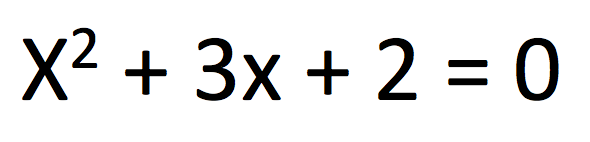
#> input picture Screen Shot 2018-04-26 at 4.04.04 am.png, 590 x 142 px; its folder holds only this picture in this run
$ python Testing.py
#> lines starting #> are read from the running program, lines starting #| are printed output that depends on the picture; after the words box and inside, x2 and y2 are one past the last pixel; in counts of white or black regions, pixels touching at a corner belong together
# import the necessary packages
from PIL import Image
import pytesseract
import argparse
import cv2
import os
import numpy as np
from pprint import pprint

#TODO:create own .trainneddata that can be used with below preprocesing for all types
def preprocess(img):
    img = cv2.GaussianBlur(img,(3,3),0)
    img = cv2.adaptiveThreshold(img,255,cv2.ADAPTIVE_THRESH_MEAN_C,cv2.THRESH_BINARY_INV,55,10)
    img = getCroppedImage(img)
    return img

def getCroppedImage(img):
    #getting cropped image
    coords = np.column_stack(np.where(img > 0))
    rect = cv2.minAreaRect(coords)

    rect = (rect[0][::-1],rect[1],-rect[2]-90)

    angle = rect[2]
    if angle < -45.0:
        angle += 90.0

    rotMatrix = cv2.getRotationMatrix2D(rect[0], angle, 1)
    img = cv2.warpAffine(img, rotMatrix, img.shape[0:2][::-1], flags=cv2.INTER_CUBIC, borderMode=cv2.BORDER_REPLICATE)

    if rect[2] < -45.0:
        w, h = rect[1][::-1]
    else:
        w, h = rect[1]

    img = cv2.getRectSubPix(img, (int(w), int(h)), rect[0])
    return img

#***********************************************************************************************************************

# construct the argument parse and parse the arguments
# ap = argparse.ArgumentParser()
# ap.add_argument("-i", "--image", required=True,
#                 help="path to input image to be OCR'd")
# ap.add_argument("-p", "--preprocess", type=str, default="thresh",
#                 help="type of preprocessing to be done")
# args = vars(ap.parse_args())

# load the example image and convert it to grayscale
filepath = input("Enter filepath: ") #example1.jpg
#> the answer given: Screen Shot 2018-04-26 at 4.04.04 am.png
image = cv2.imread(filepath)
#> image is the input picture: shape (142, 590, 3); mean B, G, R 233.2, 233.2, 233.3
gray = cv2.cvtColor(image, cv2.COLOR_BGR2GRAY)
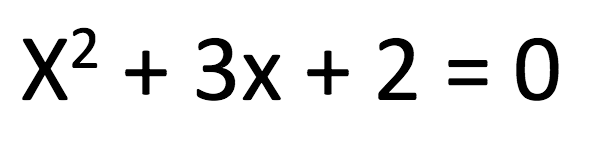
#> gray: shape (142, 590); min 0, max 255, mean 233.2
#gray = cv2.bitwise_not(gray) #TODO: get selective cases for when to apply and not apply this

preprocessedImg = preprocess(gray)
#> in preprocess, `img = cv2.GaussianBlur(img,(3,3),0)`:
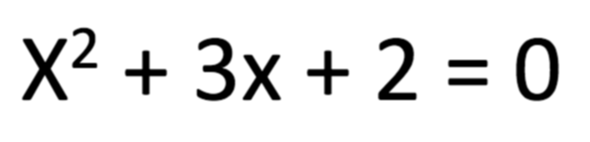
#> img: shape (142, 590); min 0, max 255, mean 233.2
#> in preprocess, `img = cv2.adaptiveThreshold(img,255,cv2.ADAPTIVE_THRESH_MEAN_C,cv2.THR..`:
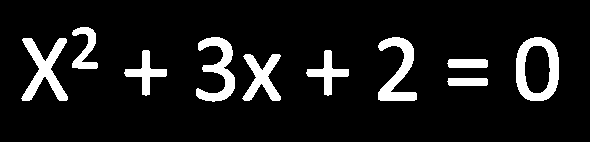
#> img: shape (142, 590); 9.9% white; 10 white regions, largest, box (x1, y1, x2, y2) and area: (516, 37, 559, 101) 1378, (21, 38, 68, 101) 1260, (196, 37, 235, 102) 1156
#> in getCroppedImage, `coords = np.column_stack(np.where(img > 0))`: coords = 8327 pairs, first value 27 to 101, second value 21 to 558
#> in getCroppedImage, `rect = cv2.minAreaRect(coords)`: rect = ((64.73, 289.6), (73.35, 536.9), -0.302)
#> in getCroppedImage, `rect = (rect[0][::-1],rect[1],-rect[2]-90)`: rect = ((289.6, 64.73), (73.35, 536.9), -89.7)
#> in getCroppedImage, `angle = rect[2]`: angle = -89.7
#> in getCroppedImage, `angle += 90.0`: angle = 0.302
#> in getCroppedImage, `rotMatrix = cv2.getRotationMatrix2D(rect[0], angle, 1)`: rotMatrix = [[1, 0.00526, -0.337], [-0.00526, 1, 1.53]]
#> in getCroppedImage, `img = cv2.warpAffine(img, rotMatrix, img.shape[0:2][::-1], flags=cv2.I..`:
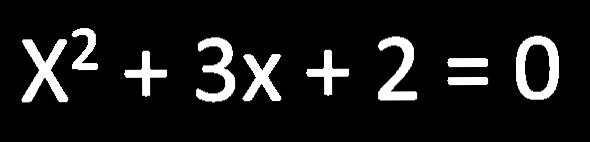
#> img: shape (142, 590); min 0, max 255, mean 25.3
#> in getCroppedImage, `w, h = rect[1][::-1]`: w = 536.9; h = 73.35
#> in getCroppedImage, `img = cv2.getRectSubPix(img, (int(w), int(h)), rect[0])`:
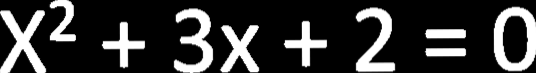
#> img: shape (73, 536); min 0, max 255, mean 54

# write the grayscale image to disk as a temporary file so we can
# apply OCR to it
filename = "{}.png".format(os.getpid())
cv2.imwrite(filename, preprocessedImg)

# load the image as a PIL/Pillow image, apply OCR, and then delete
# the temporary file
#> (the run stopped early here; a loop or call above may not have finished)

$ run again, on Screen Shot 2018-04-26 at 4.25.48 am.png
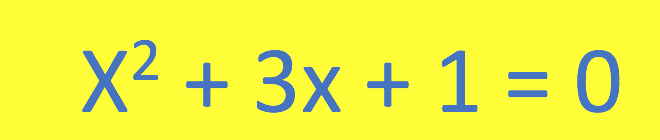
#> input picture Screen Shot 2018-04-26 at 4.25.48 am.png, 660 x 140 px
#> image is the input picture: shape (140, 660, 3); mean B, G, R 66.5, 242.7, 241
#> in preprocess, `img = cv2.adaptiveThreshold(img,255,cv2.ADAPTIVE_THRESH_MEAN_C,cv2.THR..`:
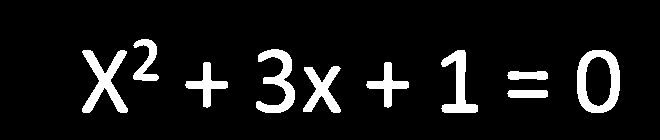
#> img: shape (140, 660); 8.5% white; 10 white regions, largest, box (x1, y1, x2, y2) and area: (577, 50, 620, 113) 1323, (82, 50, 128, 113) 1221, (256, 49, 295, 113) 1104
#> coords = 7882 pairs, first value 39 to 112, second value 82 to 619
#> in getCroppedImage, `rect = cv2.minAreaRect(coords)`: rect = ((75.5, 350.5), (537, 73), -90)
#> in getCroppedImage, `rect = (rect[0][::-1],rect[1],-rect[2]-90)`: rect = ((350.5, 75.5), (537, 73), 0)
#> angle = 0
#> rotMatrix = [[1, 0, 0], [0, 1, 0]]
#> w = 537; h = 73
#> in getCroppedImage, `img = cv2.getRectSubPix(img, (int(w), int(h)), rect[0])`:
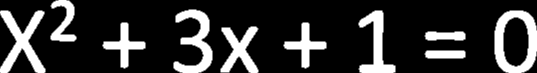
#> img: shape (73, 537); min 0, max 255, mean 50.9

$ run again, on Screen Shot 2018-04-26 at 4.27.15 am.png
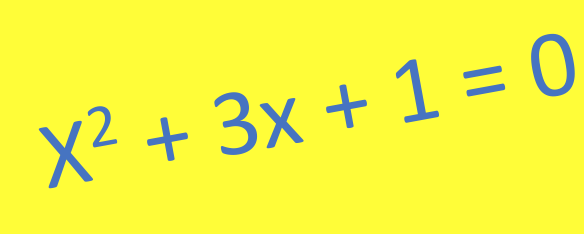
#> input picture Screen Shot 2018-04-26 at 4.27.15 am.png, 584 x 234 px
#> image is the input picture: shape (234, 584, 3); mean B, G, R 62.6, 246.4, 246.1
#> in preprocess, `img = cv2.adaptiveThreshold(img,255,cv2.ADAPTIVE_THRESH_MEAN_C,cv2.THR..`:
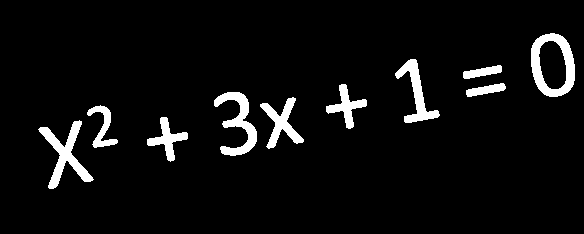
#> img: shape (234, 584); 5.5% white; 10 white regions, largest, box (x1, y1, x2, y2) and area: (531, 33, 575, 97) 1286, (38, 120, 94, 189) 1165, (214, 92, 257, 156) 1070
#> coords = 7559 pairs, first value 33 to 188, second value 38 to 574
#> in getCroppedImage, `rect = cv2.minAreaRect(coords)`: rect = ((104.8, 307.3), (539.6, 73.31), -79.75)
#> in getCroppedImage, `rect = (rect[0][::-1],rect[1],-rect[2]-90)`: rect = ((307.3, 104.8), (539.6, 73.31), -10.25)
#> angle = -10.25
#> rotMatrix = [[0.984, -0.178, 23.55], [0.178, 0.984, -53.01]]
#> w = 539.6; h = 73.31
#> in getCroppedImage, `img = cv2.getRectSubPix(img, (int(w), int(h)), rect[0])`:
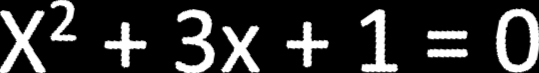
#> img: shape (73, 539); min 0, max 255, mean 48.9

$ run again, on Screen Shot 2018-04-26 at 7.08.53 pm.png
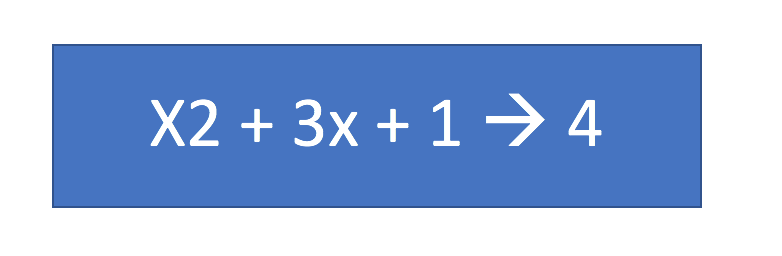
#> input picture Screen Shot 2018-04-26 at 7.08.53 pm.png, 782 x 256 px
#> image is the input picture: shape (256, 782, 3); mean B, G, R 222.6, 183.8, 160.6
#> in preprocess, `img = cv2.adaptiveThreshold(img,255,cv2.ADAPTIVE_THRESH_MEAN_C,cv2.THR..`:
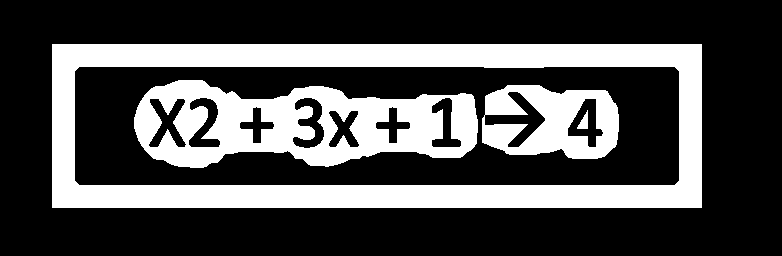
#> img: shape (256, 782); 29.8% white; 4 white regions, box (x1, y1, x2, y2) and area: (52, 44, 702, 208) 35428, (134, 80, 478, 168) 17571, (482, 85, 619, 159) 6562, (577, 110, 588, 129) 114
#> coords = 59675 pairs, first value 44 to 207, second value 52 to 701
#> in getCroppedImage, `rect = cv2.minAreaRect(coords)`: rect = ((125.5, 376.5), (649, 163), -90)
#> in getCroppedImage, `rect = (rect[0][::-1],rect[1],-rect[2]-90)`: rect = ((376.5, 125.5), (649, 163), 0)
#> angle = 0
#> rotMatrix = [[1, 0, 0], [0, 1, 0]]
#> w = 649; h = 163
#> in getCroppedImage, `img = cv2.getRectSubPix(img, (int(w), int(h)), rect[0])`:
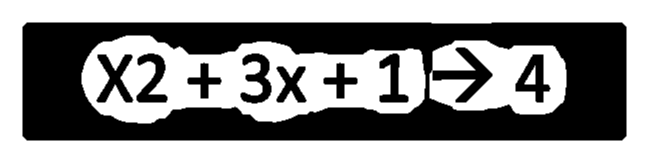
#> img: shape (163, 649); min 0, max 255, mean 141.9
